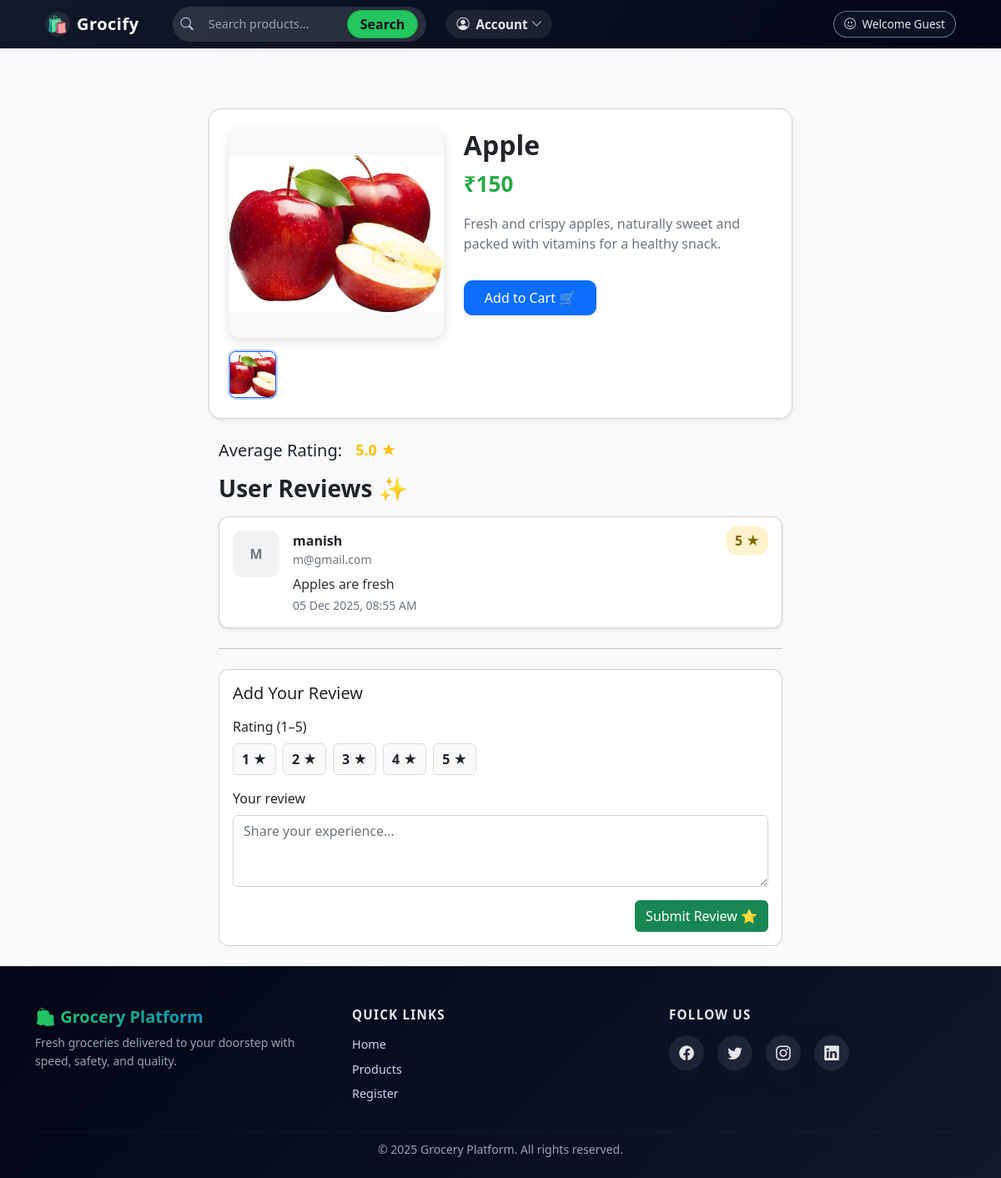
The page /account/detail/12/ on the database its author committed.
### product/models.py (models this page shows, shortened)
class Product(models.Model):
    user = models.ForeignKey(User, on_delete=models.CASCADE, null=True, blank=True)
    name=models.CharField(max_length=30)
    price=models.IntegerField()
    description=models.TextField(max_length=300)
    pimg = models.ImageField(upload_to='products/main/', blank=True, null=True)
    unit=models.CharField(max_length=10,default='1')
    class Meta:
        ordering=['name']
        db_table='product'

### account/models.py (models this page shows, shortened)
class ProductReview(models.Model):
    product = models.ForeignKey(Product, on_delete=models.CASCADE, related_name="reviews")
    user = models.ForeignKey(User, on_delete=models.CASCADE)
    rating = models.IntegerField(default=1)
    comment = models.TextField()
    created_at = models.DateTimeField(auto_now_add=True)

### account/views.py (the view)
# urls.py: path('detail/<int:id>/', v.product_detail, name='detail'),
def product_detail(request, id):
    product = get_object_or_404(Product, id=id)
    reviews_qs = product.reviews.all().order_by('-created_at')
    paginator = Paginator(reviews_qs, 5)
    page_number = request.GET.get('page', 1)
    try:
        reviews_page = paginator.page(page_number)
    except PageNotAnInteger:
        reviews_page = paginator.page(1)
    except EmptyPage:
        reviews_page = paginator.page(paginator.num_pages)
    avg_rating = reviews_qs.aggregate(avg=Avg('rating'))['avg']
    context = {
        'product': product,
        'reviews_page': reviews_page,
        'avg_rating': avg_rating,
    }
    return render(request, "product_detail.html", context)

### cart/context_processors.py (called while the page is built)
def cart_count(request):
    count = request.session.get('cart_count', 0)
    return {'cart_count': count}

### account/templates/product_detail.html (shortened to what this page needs)
{% extends 'main.html' %}
{% load static %}
{% block body %}
<div class="container mt-5 d-flex justify-content-center">
    <div class="card shadow-sm p-4" style="max-width: 700px; width: 100%; border-radius: 15px;">
        <div class="row g-4">
            <div class="col-md-5">
                <div class="image-wrapper" style="
                    width: 100%;
                    height: 250px;
                    border-radius: 12px;
                    overflow: hidden;
                    display: flex;
                    align-items: center;
                    justify-content: center;
                    box-shadow: 0 4px 15px rgba(0,0,0,0.12);
                    background: #f8f8f8;
                ">
                    <div class="product-detail-slider">
                        <img class="detail-slide active"
                             id="mainProductImage"
                             src="{{ product.pimg.url }}"
                             style="width: 100%; height: 100%; object-fit: cover;">
                    </div>
                </div>
                <div class="d-flex flex-wrap gap-2 mt-3" id="thumbsRow">
                    <div class="thumb-box active-thumb">
                        <img src="{{ product.pimg.url }}" class="thumb-img" data-index="0" alt="thumb">
                    </div>
                </div>
            </div>
            <div class="col-md-7">
                <h2 class="fw-bold">{{ product.name }}</h2>
                <p style="font-size: 26px; font-weight: bold; color: #28a745;">
                    ₹{{ product.price }}
                </p>
                <p class="text-secondary" style="font-size: 16px;">
                    {{ product.description }}
                </p>
                <a href="{% url 'cart:add' product.id %}"
                   class="btn btn-primary mt-3 px-4 py-2" style="border-radius: 10px;">
                    Add to Cart 🛒
                </a>
            </div>
        </div>
    </div>
</div>
<div class="container mt-4" style="max-width:700px;">
  {% if avg_rating %}
  <div class="d-flex align-items-center mb-3">
    <h5 class="me-3 mb-0">Average Rating:</h5>
    <div class="fw-bold" style="font-size:18px; color:#ffc107;">
      {{ avg_rating|floatformat:1 }} ★
    </div>
  </div>
  {% endif %}
  <h3 class="fw-bold mb-3">User Reviews ✨</h3>
  {% if reviews_page.object_list %}
    {% for r in reviews_page.object_list %}
      <div class="card mb-3 shadow-sm" style="border-radius:12px; overflow:hidden;">
        <div class="card-body d-flex gap-3">
          <div style="width:56px; flex:0 0 56px;">
            <div style="width:56px; height:56px; border-radius:10px; overflow:hidden; background:#f1f3f5; display:flex; align-items:center; justify-content:center;">
              {% if r.user and r.user.profile and r.user.profile.image %}
                <img src="{{ r.user.profile.image.url }}" alt="{{ r.user.username }}" style="width:100%;height:100%;object-fit:cover;">
              {% else %}
                <span class="text-muted" style="font-weight:700;">
                  {{ r.user.username|slice:":1"|upper }}
                </span>
              {% endif %}
            </div>
          </div>
          <div style="flex:1;">
            <div class="d-flex justify-content-between align-items-start">
              <div>
                <div class="fw-bold">{{ r.user.username }}</div>
                <div class="text-muted small">{{ r.user.email }}</div>
              </div>
              <div class="text-end">
                <span style="background:#fff3cd; color:#856404; padding:6px 10px; border-radius:12px; font-weight:600;">
                  {{ r.rating }} ★
                </span>
              </div>
            </div>
            <p class="mt-2 mb-1" style="line-height:1.4; color:#333;">{{ r.comment }}</p>
            <div class="d-flex justify-content-between align-items-center">
              <small class="text-muted">{{ r.created_at|date:"d M Y, h:i A" }}</small>
            </div>
          </div>
        </div>
      </div>
    {% endfor %}
  {% else %}
    <div class="text-center py-4 text-muted">No reviews yet — be the first to add one!</div>
  {% endif %}
  <hr class="my-4">
  <div class="card p-3" style="border-radius:12px;">
    <h5 class="mb-3">Add Your Review</h5>
    <form method="POST" action="{% url 'account:add_review' product.id %}">
      <div class="mb-3">
        <label class="form-label">Rating (1–5)</label>
        <div class="d-flex gap-2 rating-stars">
          {% for i in "12345" %}
            <label style="cursor:pointer;">
              <span>{{ forloop.counter }} ★</span>
            </label>
          {% endfor %}
        </div>
      </div>
      <div class="mb-3">
        <label class="form-label">Your review</label>
        <textarea name="comment" class="form-control" rows="3" required placeholder="Share your experience..."></textarea>
      </div>
      <div class="d-flex justify-content-end">
        <button class="btn btn-success">Submit Review ⭐</button>
      </div>
    </form>
  </div>
</div>
{% endblock %}

### account/templates/product_detail.html (style rules this page uses)
.rating-stars label span { display: inline-block; padding: 6px 10px; border-radius: 6px; border: 1px solid #ddd; background: #f8f9fa; transition: 0.15s ease; font-weight: 700; }
.thumb-box { width: 56px; height: 56px; border-radius: 8px; border: 1px solid #d1d5db; overflow: hidden; cursor: pointer; background: #f9fafb; display: flex; align-items: center; justify-content: center; transition: 0.2s ease; }
.thumb-box img.thumb-img { width: 100%; height: 100%; object-fit: cover; }
.active-thumb { border-color: #2563eb; box-shadow: 0 0 0 2px rgba(37,99,235,0.3); }

### rows shown on the page
Product: pimg (picture), name "Apple", price "150", description "Fresh and crispy apples, naturally sweet and packed with vitamins for a healthy snack."
ProductReview: user.username "M", user.username "manish", user.email "m@gmail.com", rating "5", comment "Apples are fresh", created_at "05 Dec 2025, 08:55 AM"

### other values the page prints
{{ avg_rating|floatformat:1 }} "5.0"
